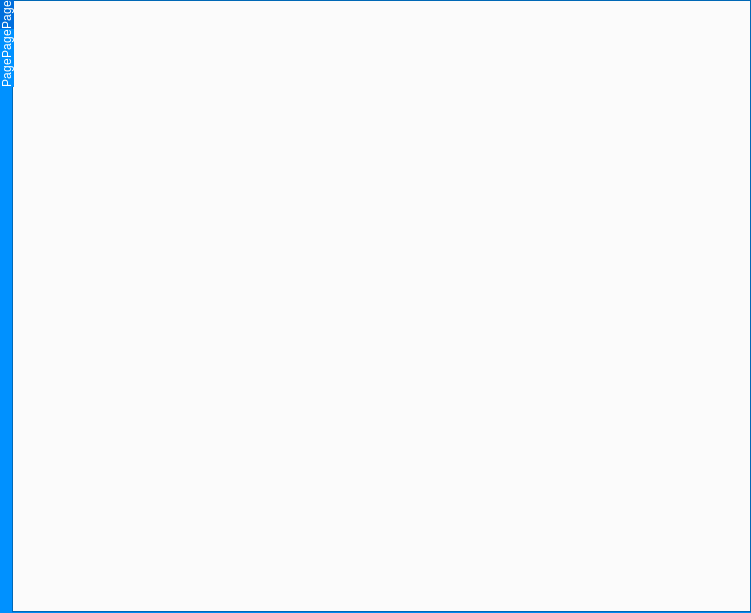
<?xml version="1.0" encoding="UTF-8"?>
<ui version="4.0">
 <class>StudentWindow</class>
 <widget class="QTabWidget" name="StudentWindow">
  <property name="geometry">
   <rect>
    <x>0</x>
    <y>0</y>
    <width>751</width>
    <height>613</height>
   </rect>
  </property>
  <property name="palette">
   <palette>
    <active>
     <colorrole role="Window">
      <brush brushstyle="SolidPattern">
       <color alpha="255">
        <red>0</red>
        <green>145</green>
        <blue>255</blue>
       </color>
      </brush>
     </colorrole>
    </active>
    <inactive>
     <colorrole role="Window">
      <brush brushstyle="SolidPattern">
       <color alpha="255">
        <red>0</red>
        <green>145</green>
        <blue>255</blue>
       </color>
      </brush>
     </colorrole>
    </inactive>
    <disabled>
     <colorrole role="Base">
      <brush brushstyle="SolidPattern">
       <color alpha="255">
        <red>0</red>
        <green>145</green>
        <blue>255</blue>
       </color>
      </brush>
     </colorrole>
     <colorrole role="Window">
      <brush brushstyle="SolidPattern">
       <color alpha="255">
        <red>0</red>
        <green>145</green>
        <blue>255</blue>
       </color>
      </brush>
     </colorrole>
    </disabled>
   </palette>
  </property>
  <property name="windowTitle">
   <string>TabWidget</string>
  </property>
  <property name="toolTipDuration">
   <number>0</number>
  </property>
  <property name="autoFillBackground">
   <bool>true</bool>
  </property>
  <property name="styleSheet">
   <string notr="true">QTabBar::tab {
	color: white;
	background: #0091FF;
	padding: 0px;
}

QTabBar::tab:top {
	margin-top: 0px;
}

QTabBar::tab:top:first {
	margin-left: 50px;
	font-weight: bold;
}

QTabBar::tab:selected {
	background: #006EDC;
}

 QTabBar::tab:hover{
	background: #0082E5
}</string>
  </property>
  <property name="tabPosition">
   <enum>QTabWidget::West</enum>
  </property>
  <property name="currentIndex">
   <number>0</number>
  </property>
  <widget class="QWidget" name="tab_2">
   <attribute name="title">
    <string>Page</string>
   </attribute>
   <layout class="QGridLayout" name="gridLayout"/>
  </widget>
  <widget class="QWidget" name="tab">
   <attribute name="title">
    <string>Page</string>
   </attribute>
  </widget>
  <widget class="QWidget" name="tab_3">
   <attribute name="title">
    <string>Page</string>
   </attribute>
  </widget>
 </widget>
 <resources/>
 <connections/>
</ui>
